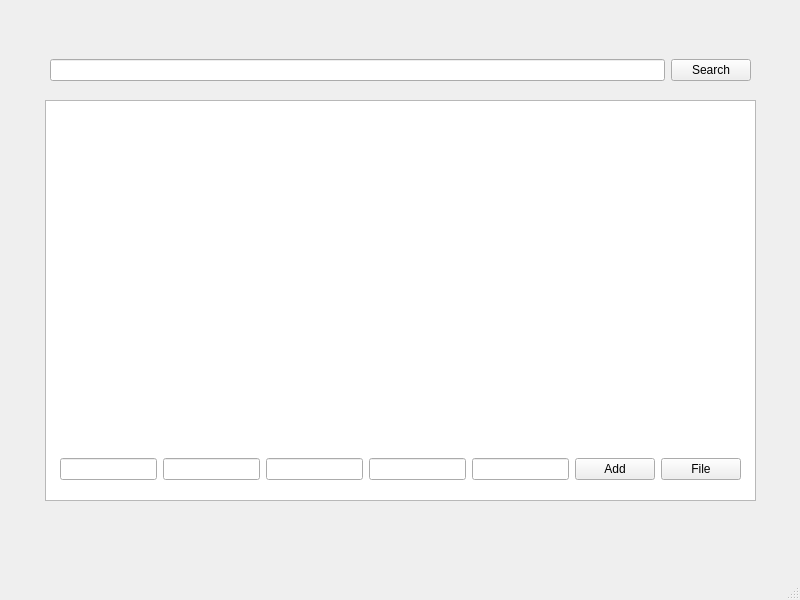
<?xml version="1.0" encoding="UTF-8"?>
<ui version="4.0">
 <class>MainWindow</class>
 <widget class="QMainWindow" name="MainWindow">
  <property name="geometry">
   <rect>
    <x>0</x>
    <y>0</y>
    <width>800</width>
    <height>600</height>
   </rect>
  </property>
  <property name="windowTitle">
   <string>MainWindow</string>
  </property>
  <widget class="QWidget" name="centralwidget">
   <widget class="QTextBrowser" name="Result">
    <property name="geometry">
     <rect>
      <x>45</x>
      <y>100</y>
      <width>711</width>
      <height>401</height>
     </rect>
    </property>
   </widget>
   <widget class="QWidget" name="horizontalLayoutWidget">
    <property name="geometry">
     <rect>
      <x>50</x>
      <y>50</y>
      <width>701</width>
      <height>41</height>
     </rect>
    </property>
    <layout class="QHBoxLayout" name="horizontalLayout">
     <item>
      <widget class="QLineEdit" name="SearchEdit"/>
     </item>
     <item>
      <widget class="QPushButton" name="pushButton">
       <property name="text">
        <string>Search</string>
       </property>
      </widget>
     </item>
    </layout>
   </widget>
   <widget class="QWidget" name="horizontalLayoutWidget_2">
    <property name="geometry">
     <rect>
      <x>60</x>
      <y>449</y>
      <width>681</width>
      <height>41</height>
     </rect>
    </property>
    <layout class="QHBoxLayout" name="horizontalLayout_2">
     <item>
      <widget class="QLineEdit" name="Id"/>
     </item>
     <item>
      <widget class="QLineEdit" name="Name"/>
     </item>
     <item>
      <widget class="QLineEdit" name="Autor"/>
     </item>
     <item>
      <widget class="QLineEdit" name="Pages"/>
     </item>
     <item>
      <widget class="QLineEdit" name="Year"/>
     </item>
     <item>
      <widget class="QPushButton" name="add">
       <property name="text">
        <string>Add</string>
       </property>
      </widget>
     </item>
     <item>
      <widget class="QPushButton" name="pushButton_2">
       <property name="text">
        <string>File</string>
       </property>
      </widget>
     </item>
    </layout>
   </widget>
  </widget>
  <widget class="QMenuBar" name="menubar">
   <property name="geometry">
    <rect>
     <x>0</x>
     <y>0</y>
     <width>800</width>
     <height>21</height>
    </rect>
   </property>
  </widget>
  <widget class="QStatusBar" name="statusbar"/>
 </widget>
 <resources/>
 <connections>
  <connection>
   <sender>pushButton</sender>
   <signal>clicked()</signal>
   <receiver>MainWindow</receiver>
   <slot>Search()</slot>
   <hints>
    <hint type="sourcelabel">
     <x>697</x>
     <y>95</y>
    </hint>
    <hint type="destinationlabel">
     <x>683</x>
     <y>105</y>
    </hint>
   </hints>
  </connection>
  <connection>
   <sender>add</sender>
   <signal>clicked()</signal>
   <receiver>MainWindow</receiver>
   <slot>Add()</slot>
   <hints>
    <hint type="sourcelabel">
     <x>599</x>
     <y>488</y>
    </hint>
    <hint type="destinationlabel">
     <x>654</x>
     <y>508</y>
    </hint>
   </hints>
  </connection>
  <connection>
   <sender>pushButton_2</sender>
   <signal>clicked()</signal>
   <receiver>MainWindow</receiver>
   <slot>File()</slot>
   <hints>
    <hint type="sourcelabel">
     <x>707</x>
     <y>487</y>
    </hint>
    <hint type="destinationlabel">
     <x>706</x>
     <y>532</y>
    </hint>
   </hints>
  </connection>
 </connections>
 <slots>
  <slot>Search()</slot>
  <slot>Add()</slot>
  <slot>File()</slot>
 </slots>
</ui>
